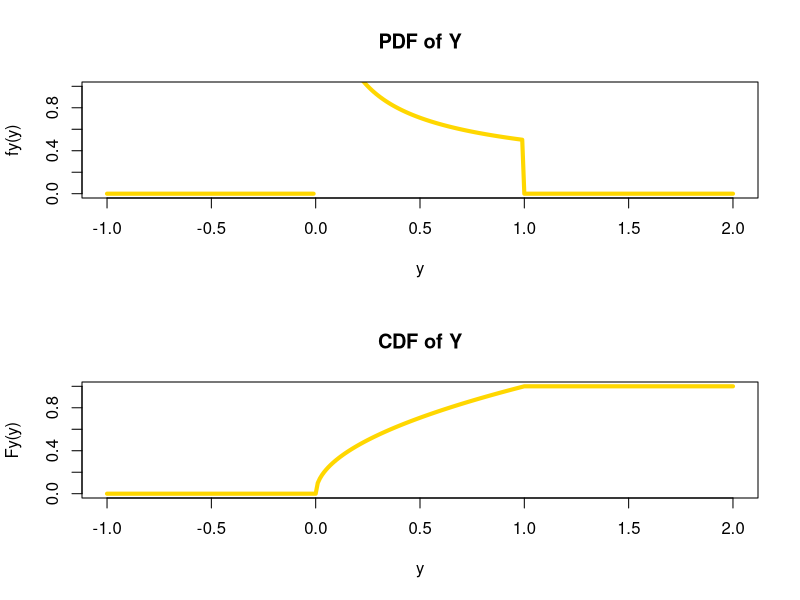
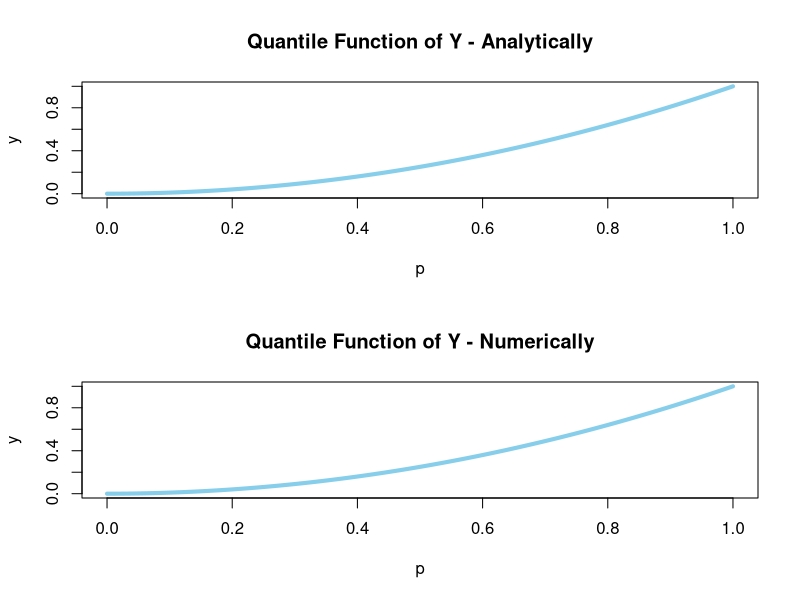

Source code (R) for these figures, in order:
# Lab Session 04 - Exercises on Transformations ---------------------------

# Choose plotting layout.
par(mfrow = c(1, 1)) # For single plots.
par(mfrow = c(2, 1)) # For side-by-side plots.

# Exercise 1 --------------------------------------------------------------

# Given X ~ Unif(-1,1), plot the CDF and PDF of Y = X^2.

# Evaluate `sqrt(abs(y))` to avoid having `sqrt(y) = NaN` whenever y < 0.
# Alternatively, it is posible to use `if` or `ifelse` instead.
Fy <- function(y) (sqrt(abs(y))) * (y > 0) * (y <= 1) + (y > 1)
fy <- function(y) (1 / (2 * sqrt(abs(y)))) * (y > 0) * (y < 1)

curve(fy(x), from = -1, to = 2, lwd = 4, col = "gold",
      main = "PDF of Y", xlab = "y", ylab = "fy(y)",
      n = 301, ylim = c(0.0, 1.0))

curve(Fy(x), from = -1, to = 2, lwd = 4, col = "gold",
      main = "CDF of Y", xlab = "y", ylab = "Fy(y)",
      n = 301, ylim = c(0.0, 1.0))

# Exercise 2 --------------------------------------------------------------

# Get analytically the quantile function of Y and plot it.

# Assuming Fy(y) is invertible, just let Qy(p) = F^{-1}(p).
Qy_analytically <- function(p) (p^2)

curve(Qy_analytically(x), from = 0, to = 1, lwd = 4, col = "skyblue",
      main = "Quantile Function of Y - Analytically", xlab = "p", ylab = "y",
      n = 301, ylim = c(0.0, 1.0))

# Exercise 3 --------------------------------------------------------------

# Get numerically the quantile function of Y and plot it.

# If Fy(y) is unknown or not invertible, it can be retrieved numerically by
# using commands such as `uniroot` or `integrate`.

Qy_num <- function(p){
  uniroot(function(y) Fy(y) - p, interval = c(0, 1))$root
}
Qy_numerically <- Vectorize(Qy_num) # For compatibility with `curve`.

curve(Qy_numerically(x), from = 0, to = 1, lwd = 4, col = "skyblue",
      main = "Quantile Function of Y - Numerically", xlab = "p", ylab = "y",
      n = 301, ylim = c(0.0, 1.0))

# Exercise 4 --------------------------------------------------------------

# Use the quantile transform method to simulate 1000 samples from Fy.
# Check if it is a good sample with basic visualization tools.
